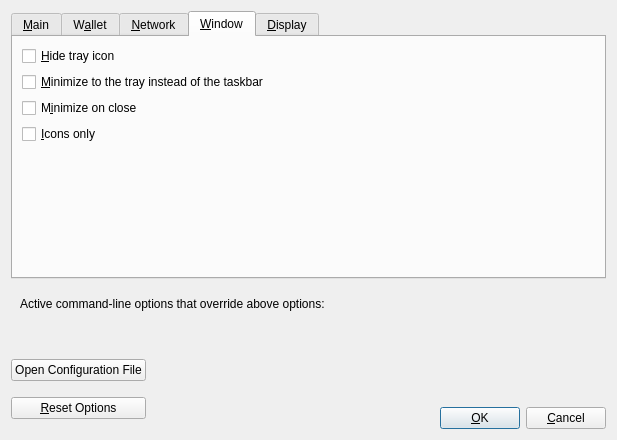
<?xml version="1.0" encoding="UTF-8"?>
<ui version="4.0">
 <class>OptionsDialog</class>
 <widget class="QDialog" name="OptionsDialog">
  <property name="geometry">
   <rect>
    <x>0</x>
    <y>0</y>
    <width>617</width>
    <height>440</height>
   </rect>
  </property>
  <property name="windowTitle">
   <string>Options</string>
  </property>
  <property name="modal">
   <bool>true</bool>
  </property>
  <layout class="QVBoxLayout" name="verticalLayout">
   <item>
    <widget class="QTabWidget" name="tabWidget">
     <property name="currentIndex">
      <number>3</number>
     </property>
     <widget class="QWidget" name="tabMain">
      <attribute name="title">
       <string>&amp;Main</string>
      </attribute>
      <layout class="QVBoxLayout" name="verticalLayout_Main">
       <item>
        <widget class="QCheckBox" name="phicoinAtStartup">
         <property name="toolTip">
          <string>Automatically start %1 after logging in to the system.</string>
         </property>
         <property name="text">
          <string>&amp;Start %1 on system login</string>
         </property>
        </widget>
       </item>
       <item>
        <layout class="QHBoxLayout" name="horizontalLayout_2_Main">
         <item>
          <widget class="QLabel" name="databaseCacheLabel">
           <property name="text">
            <string>Size of &amp;database cache</string>
           </property>
           <property name="textFormat">
            <enum>Qt::PlainText</enum>
           </property>
           <property name="buddy">
            <cstring>databaseCache</cstring>
           </property>
          </widget>
         </item>
         <item>
          <widget class="QSpinBox" name="databaseCache"/>
         </item>
         <item>
          <widget class="QLabel" name="databaseCacheUnitLabel">
           <property name="text">
            <string>MB</string>
           </property>
           <property name="textFormat">
            <enum>Qt::PlainText</enum>
           </property>
          </widget>
         </item>
         <item>
          <spacer name="horizontalSpacer_2_Main">
           <property name="orientation">
            <enum>Qt::Horizontal</enum>
           </property>
           <property name="sizeHint" stdset="0">
            <size>
             <width>40</width>
             <height>20</height>
            </size>
           </property>
          </spacer>
         </item>
        </layout>
       </item>
       <item>
        <layout class="QHBoxLayout" name="horizontalLayout_3_Main">
         <item>
          <widget class="QLabel" name="threadsScriptVerifLabel">
           <property name="text">
            <string>Number of script &amp;verification threads</string>
           </property>
           <property name="textFormat">
            <enum>Qt::PlainText</enum>
           </property>
           <property name="buddy">
            <cstring>threadsScriptVerif</cstring>
           </property>
          </widget>
         </item>
         <item>
          <widget class="QSpinBox" name="threadsScriptVerif">
           <property name="toolTip">
            <string>(0 = auto, &lt;0 = leave that many cores free)</string>
           </property>
          </widget>
         </item>
         <item>
          <spacer name="horizontalSpacer_3_Main">
           <property name="orientation">
            <enum>Qt::Horizontal</enum>
           </property>
           <property name="sizeHint" stdset="0">
            <size>
             <width>40</width>
             <height>20</height>
            </size>
           </property>
          </spacer>
         </item>
        </layout>
       </item>
       <item>
        <spacer name="verticalSpacer_Main">
         <property name="orientation">
          <enum>Qt::Vertical</enum>
         </property>
         <property name="sizeHint" stdset="0">
          <size>
           <width>20</width>
           <height>40</height>
          </size>
         </property>
        </spacer>
       </item>
      </layout>
     </widget>
     <widget class="QWidget" name="tabWallet">
      <attribute name="title">
       <string>W&amp;allet</string>
      </attribute>
      <layout class="QVBoxLayout" name="verticalLayout_Wallet">
       <item>
        <widget class="QGroupBox" name="groupBox">
         <property name="title">
          <string>Expert</string>
         </property>
         <layout class="QVBoxLayout" name="verticalLayout_2">
          <item>
           <widget class="QCheckBox" name="coinControlFeatures">
            <property name="toolTip">
             <string>Whether to show coin control features or not.</string>
            </property>
            <property name="text">
             <string>Enable coin &amp;control features</string>
            </property>
           </widget>
          </item>
          <item>
           <widget class="QCheckBox" name="customFeeFeatures">
            <property name="text">
             <string>Enable fee control features</string>
            </property>
           </widget>
          </item>
          <item>
           <widget class="QCheckBox" name="spendZeroConfChange">
            <property name="toolTip">
             <string>If you disable the spending of unconfirmed change, the change from a transaction cannot be used until that transaction has at least one confirmation. This also affects how your balance is computed.</string>
            </property>
            <property name="text">
             <string>&amp;Spend unconfirmed change</string>
            </property>
           </widget>
          </item>
         </layout>
        </widget>
       </item>
       <item>
        <spacer name="verticalSpacer_Wallet">
         <property name="orientation">
          <enum>Qt::Vertical</enum>
         </property>
         <property name="sizeHint" stdset="0">
          <size>
           <width>20</width>
           <height>40</height>
          </size>
         </property>
        </spacer>
       </item>
      </layout>
     </widget>
     <widget class="QWidget" name="tabNetwork">
      <attribute name="title">
       <string>&amp;Network</string>
      </attribute>
      <layout class="QVBoxLayout" name="verticalLayout_Network">
       <item>
        <widget class="QCheckBox" name="mapPortUpnp">
         <property name="toolTip">
          <string>Automatically open the PHICOIN client port on the router. This only works when your router supports UPnP and it is enabled.</string>
         </property>
         <property name="text">
          <string>Map port using &amp;UPnP</string>
         </property>
        </widget>
       </item>
       <item>
        <widget class="QCheckBox" name="allowIncoming">
         <property name="toolTip">
          <string>Accept connections from outside.</string>
         </property>
         <property name="text">
          <string>Allow incomin&amp;g connections</string>
         </property>
        </widget>
       </item>
       <item>
        <widget class="QCheckBox" name="connectSocks">
         <property name="toolTip">
          <string>Connect to the PHICOIN network through a SOCKS5 proxy.</string>
         </property>
         <property name="text">
          <string>&amp;Connect through SOCKS5 proxy (default proxy):</string>
         </property>
        </widget>
       </item>
       <item>
        <layout class="QHBoxLayout" name="horizontalLayout_1_Network">
         <item>
          <widget class="QLabel" name="proxyIpLabel">
           <property name="text">
            <string>Proxy &amp;IP:</string>
           </property>
           <property name="textFormat">
            <enum>Qt::PlainText</enum>
           </property>
           <property name="buddy">
            <cstring>proxyIp</cstring>
           </property>
          </widget>
         </item>
         <item>
          <widget class="QValidatedLineEdit" name="proxyIp">
           <property name="minimumSize">
            <size>
             <width>140</width>
             <height>0</height>
            </size>
           </property>
           <property name="maximumSize">
            <size>
             <width>140</width>
             <height>16777215</height>
            </size>
           </property>
           <property name="toolTip">
            <string>IP address of the proxy (e.g. IPv4: 127.0.0.1 / IPv6: ::1)</string>
           </property>
          </widget>
         </item>
         <item>
          <widget class="QLabel" name="proxyPortLabel">
           <property name="text">
            <string>&amp;Port:</string>
           </property>
           <property name="textFormat">
            <enum>Qt::PlainText</enum>
           </property>
           <property name="buddy">
            <cstring>proxyPort</cstring>
           </property>
          </widget>
         </item>
         <item>
          <widget class="QLineEdit" name="proxyPort">
           <property name="minimumSize">
            <size>
             <width>55</width>
             <height>0</height>
            </size>
           </property>
           <property name="maximumSize">
            <size>
             <width>55</width>
             <height>16777215</height>
            </size>
           </property>
           <property name="toolTip">
            <string>Port of the proxy (e.g. 9050)</string>
           </property>
          </widget>
         </item>
         <item>
          <spacer name="horizontalSpacer_1_Network">
           <property name="orientation">
            <enum>Qt::Horizontal</enum>
           </property>
           <property name="sizeHint" stdset="0">
            <size>
             <width>40</width>
             <height>20</height>
            </size>
           </property>
          </spacer>
         </item>
        </layout>
       </item>
       <item>
        <layout class="QHBoxLayout" name="horizontalLayout_2_Network">
         <item>
          <widget class="QLabel" name="proxyActiveNets">
           <property name="text">
            <string>Used for reaching peers via:</string>
           </property>
           <property name="textFormat">
            <enum>Qt::PlainText</enum>
           </property>
          </widget>
         </item>
         <item>
          <widget class="QCheckBox" name="proxyReachIPv4">
           <property name="enabled">
            <bool>false</bool>
           </property>
           <property name="toolTip">
            <string>Shows if the supplied default SOCKS5 proxy is used to reach peers via this network type.</string>
           </property>
           <property name="text">
            <string/>
           </property>
          </widget>
         </item>
         <item>
          <widget class="QLabel" name="proxyReachIPv4Label">
           <property name="text">
            <string>IPv4</string>
           </property>
           <property name="textFormat">
            <enum>Qt::PlainText</enum>
           </property>
          </widget>
         </item>
         <item>
          <widget class="QCheckBox" name="proxyReachIPv6">
           <property name="enabled">
            <bool>false</bool>
           </property>
           <property name="toolTip">
            <string>Shows if the supplied default SOCKS5 proxy is used to reach peers via this network type.</string>
           </property>
           <property name="text">
            <string/>
           </property>
          </widget>
         </item>
         <item>
          <widget class="QLabel" name="proxyReachIPv6Label">
           <property name="text">
            <string>IPv6</string>
           </property>
           <property name="textFormat">
            <enum>Qt::PlainText</enum>
           </property>
          </widget>
         </item>
         <item>
          <widget class="QCheckBox" name="proxyReachTor">
           <property name="enabled">
            <bool>false</bool>
           </property>
           <property name="toolTip">
            <string>Shows if the supplied default SOCKS5 proxy is used to reach peers via this network type.</string>
           </property>
           <property name="text">
            <string/>
           </property>
          </widget>
         </item>
         <item>
          <widget class="QLabel" name="proxyReachTorLabel">
           <property name="text">
            <string>Tor</string>
           </property>
           <property name="textFormat">
            <enum>Qt::PlainText</enum>
           </property>
          </widget>
         </item>
         <item>
          <spacer name="horizontalSpacer_2_Network">
           <property name="orientation">
            <enum>Qt::Horizontal</enum>
           </property>
           <property name="sizeHint" stdset="0">
            <size>
             <width>40</width>
             <height>20</height>
            </size>
           </property>
          </spacer>
         </item>
        </layout>
       </item>
       <item>
        <widget class="QCheckBox" name="connectSocksTor">
         <property name="toolTip">
          <string>Connect to the PHICOIN network through a separate SOCKS5 proxy for Tor hidden services.</string>
         </property>
         <property name="text">
          <string>Use separate SOCKS&amp;5 proxy to reach peers via Tor hidden services:</string>
         </property>
        </widget>
       </item>
       <item>
        <layout class="QHBoxLayout" name="horizontalLayout_3_Network">
         <item>
          <widget class="QLabel" name="proxyIpTorLabel">
           <property name="text">
            <string>Proxy &amp;IP:</string>
           </property>
           <property name="textFormat">
            <enum>Qt::PlainText</enum>
           </property>
           <property name="buddy">
            <cstring>proxyIpTor</cstring>
           </property>
          </widget>
         </item>
         <item>
          <widget class="QValidatedLineEdit" name="proxyIpTor">
           <property name="minimumSize">
            <size>
             <width>140</width>
             <height>0</height>
            </size>
           </property>
           <property name="maximumSize">
            <size>
             <width>140</width>
             <height>16777215</height>
            </size>
           </property>
           <property name="toolTip">
            <string>IP address of the proxy (e.g. IPv4: 127.0.0.1 / IPv6: ::1)</string>
           </property>
          </widget>
         </item>
         <item>
          <widget class="QLabel" name="proxyPortTorLabel">
           <property name="text">
            <string>&amp;Port:</string>
           </property>
           <property name="textFormat">
            <enum>Qt::PlainText</enum>
           </property>
           <property name="buddy">
            <cstring>proxyPortTor</cstring>
           </property>
          </widget>
         </item>
         <item>
          <widget class="QLineEdit" name="proxyPortTor">
           <property name="minimumSize">
            <size>
             <width>55</width>
             <height>0</height>
            </size>
           </property>
           <property name="maximumSize">
            <size>
             <width>55</width>
             <height>16777215</height>
            </size>
           </property>
           <property name="toolTip">
            <string>Port of the proxy (e.g. 9050)</string>
           </property>
          </widget>
         </item>
         <item>
          <spacer name="horizontalSpacer_4_Network">
           <property name="orientation">
            <enum>Qt::Horizontal</enum>
           </property>
           <property name="sizeHint" stdset="0">
            <size>
             <width>40</width>
             <height>20</height>
            </size>
           </property>
          </spacer>
         </item>
        </layout>
       </item>
       <item>
        <spacer name="verticalSpacer_Network">
         <property name="orientation">
          <enum>Qt::Vertical</enum>
         </property>
         <property name="sizeHint" stdset="0">
          <size>
           <width>20</width>
           <height>40</height>
          </size>
         </property>
        </spacer>
       </item>
      </layout>
     </widget>
     <widget class="QWidget" name="tabWindow">
      <attribute name="title">
       <string>&amp;Window</string>
      </attribute>
      <layout class="QVBoxLayout" name="verticalLayout_Window">
       <item>
        <widget class="QCheckBox" name="hideTrayIcon">
         <property name="toolTip">
          <string>Hide the icon from the system tray.</string>
         </property>
         <property name="text">
          <string>&amp;Hide tray icon</string>
         </property>
        </widget>
       </item>
       <item>
        <widget class="QCheckBox" name="minimizeToTray">
         <property name="toolTip">
          <string>Show only a tray icon after minimizing the window.</string>
         </property>
         <property name="text">
          <string>&amp;Minimize to the tray instead of the taskbar</string>
         </property>
        </widget>
       </item>
       <item>
        <widget class="QCheckBox" name="minimizeOnClose">
         <property name="toolTip">
          <string>Minimize instead of exit the application when the window is closed. When this option is enabled, the application will be closed only after selecting Exit in the menu.</string>
         </property>
         <property name="text">
          <string>M&amp;inimize on close</string>
         </property>
        </widget>
       </item>
       <item>
        <widget class="QCheckBox" name="toolbarIconsOnly">
         <property name="statusTip">
          <string>Only show toolbar icons. No text.</string>
         </property>
         <property name="text">
          <string>&amp;Icons only</string>
         </property>
        </widget>
       </item>
       <item>
        <spacer name="verticalSpacer_Window">
         <property name="orientation">
          <enum>Qt::Vertical</enum>
         </property>
         <property name="sizeHint" stdset="0">
          <size>
           <width>20</width>
           <height>40</height>
          </size>
         </property>
        </spacer>
       </item>
      </layout>
     </widget>
     <widget class="QWidget" name="tabDisplay">
      <attribute name="title">
       <string>&amp;Display</string>
      </attribute>
      <layout class="QVBoxLayout" name="verticalLayout_Display">
       <item>
        <layout class="QHBoxLayout" name="horizontalLayout_1_Display">
         <item>
          <widget class="QLabel" name="langLabel">
           <property name="text">
            <string>User Interface &amp;language:</string>
           </property>
           <property name="textFormat">
            <enum>Qt::PlainText</enum>
           </property>
           <property name="buddy">
            <cstring>lang</cstring>
           </property>
          </widget>
         </item>
         <item>
          <widget class="QValueComboBox" name="lang">
           <property name="toolTip">
            <string>The user interface language can be set here. This setting will take effect after restarting %1.</string>
           </property>
          </widget>
         </item>
        </layout>
       </item>
       <item>
        <layout class="QHBoxLayout" name="horizontalLayout_2_Display">
         <item>
          <widget class="QLabel" name="unitLabel">
           <property name="text">
            <string>&amp;Unit to show amounts in:</string>
           </property>
           <property name="textFormat">
            <enum>Qt::PlainText</enum>
           </property>
           <property name="buddy">
            <cstring>unit</cstring>
           </property>
          </widget>
         </item>
         <item>
          <widget class="QValueComboBox" name="unit">
           <property name="toolTip">
            <string>Choose the default subdivision unit to show in the interface and when sending coins.</string>
           </property>
          </widget>
         </item>
        </layout>
       </item>
       <item>
        <layout class="QHBoxLayout" name="horizontalLayout_DisplayCurrency">
         <item>
          <widget class="QLabel" name="currencyUnitIndexLabel">
           <property name="text">
            <string>&amp;Currency Unit:</string>
           </property>
           <property name="textFormat">
            <enum>Qt::PlainText</enum>
           </property>
           <property name="buddy">
            <cstring>currencyUnitIndex</cstring>
           </property>
          </widget>
         </item>
         <item>
          <widget class="QValueComboBox" name="currencyUnitIndex">
           <property name="toolTip">
            <string>Choose which currency to display the realtime value of PHI in (ie: BTC/PHI).</string>
           </property>
          </widget>
         </item>
        </layout>
       </item>
       <item>
        <layout class="QHBoxLayout" name="horizontalLayout_3_Display">
         <item>
          <widget class="QLabel" name="thirdPartyTxUrlsLabel">
           <property name="toolTip">
            <string>Third party URLs (e.g. a block explorer) that appear in the transactions tab as context menu items. %s in the URL is replaced by transaction hash. Multiple URLs are separated by vertical bar |.</string>
           </property>
           <property name="text">
            <string>&amp;Third party transaction URLs</string>
           </property>
           <property name="buddy">
            <cstring>thirdPartyTxUrls</cstring>
           </property>
          </widget>
         </item>
         <item>
          <widget class="QLineEdit" name="thirdPartyTxUrls">
           <property name="toolTip">
            <string>Third party URLs (e.g. a block explorer) that appear in the transactions tab as context menu items. %s in the URL is replaced by transaction hash. Multiple URLs are separated by vertical bar |.</string>
           </property>
          </widget>
         </item>
         <item>
          <widget class="QPushButton" name="thirdPartyTxUrlsReset">
           <property name="text">
            <string>Reset</string>
           </property>
          </widget>
         </item>
        </layout>
       </item>
       <item>
        <layout class="QHBoxLayout" name="horizontalLayout_4_Display" stretch="0,0,0">
         <item>
          <widget class="QLabel" name="ipfsUrlLabel">
           <property name="toolTip">
            <string>Third party URL for IPFS-viewer. %s in the URL is replaced by IPFS hash.</string>
           </property>
           <property name="text">
            <string>IPFS Viewer URL</string>
           </property>
          </widget>
         </item>
         <item>
          <widget class="QLineEdit" name="ipfsUrl">
           <property name="toolTip">
            <string>Third party URL for IPFS-viewer. %s in the URL is replaced by IPFS hash.</string>
           </property>
          </widget>
         </item>
         <item>
          <widget class="QPushButton" name="ipfsUrlReset">
           <property name="text">
            <string>Reset</string>
           </property>
          </widget>
         </item>
        </layout>
       </item>
       <item>
        <widget class="QCheckBox" name="darkModeCheckBox">
         <property name="text">
          <string>Enable Dark Mode</string>
         </property>
         <property name="checked">
          <bool>true</bool>
         </property>
        </widget>
       </item>
       <item>
        <spacer name="verticalSpacer_Display">
         <property name="orientation">
          <enum>Qt::Vertical</enum>
         </property>
         <property name="sizeHint" stdset="0">
          <size>
           <width>20</width>
           <height>40</height>
          </size>
         </property>
        </spacer>
       </item>
      </layout>
     </widget>
    </widget>
   </item>
   <item>
    <widget class="QFrame" name="frame">
     <layout class="QVBoxLayout" name="verticalLayout_Bottom">
      <item>
       <layout class="QHBoxLayout" name="horizontalLayout_Bottom">
        <item>
         <widget class="QLabel" name="overriddenByCommandLineInfoLabel">
          <property name="text">
           <string>Active command-line options that override above options:</string>
          </property>
          <property name="textFormat">
           <enum>Qt::PlainText</enum>
          </property>
         </widget>
        </item>
        <item>
         <spacer name="horizontalSpacer_Bottom">
          <property name="orientation">
           <enum>Qt::Horizontal</enum>
          </property>
          <property name="sizeHint" stdset="0">
           <size>
            <width>40</width>
            <height>20</height>
           </size>
          </property>
         </spacer>
        </item>
       </layout>
      </item>
      <item>
       <widget class="QLabel" name="overriddenByCommandLineLabel">
        <property name="text">
         <string/>
        </property>
        <property name="textFormat">
         <enum>Qt::PlainText</enum>
        </property>
        <property name="wordWrap">
         <bool>true</bool>
        </property>
       </widget>
      </item>
     </layout>
    </widget>
   </item>
   <item>
    <layout class="QHBoxLayout" name="horizontalLayout_Buttons">
     <item>
      <layout class="QVBoxLayout" name="verticalLayout_Buttons">
       <item>
        <widget class="QPushButton" name="openPHICOINConfButton">
         <property name="toolTip">
          <string>Open the %1 configuration file from the working directory.</string>
         </property>
         <property name="text">
          <string>Open Configuration File</string>
         </property>
         <property name="autoDefault">
          <bool>false</bool>
         </property>
        </widget>
       </item>
       <item>
        <widget class="QPushButton" name="resetButton">
         <property name="toolTip">
          <string>Reset all client options to default.</string>
         </property>
         <property name="text">
          <string>&amp;Reset Options</string>
         </property>
         <property name="autoDefault">
          <bool>false</bool>
         </property>
        </widget>
       </item>
      </layout>
     </item>
     <item>
      <spacer name="horizontalSpacer_1">
       <property name="orientation">
        <enum>Qt::Horizontal</enum>
       </property>
       <property name="sizeHint" stdset="0">
        <size>
         <width>40</width>
         <height>48</height>
        </size>
       </property>
      </spacer>
     </item>
     <item>
      <widget class="QLabel" name="statusLabel">
       <property name="minimumSize">
        <size>
         <width>200</width>
         <height>0</height>
        </size>
       </property>
       <property name="font">
        <font>
         <weight>75</weight>
         <bold>true</bold>
        </font>
       </property>
       <property name="text">
        <string/>
       </property>
       <property name="textFormat">
        <enum>Qt::PlainText</enum>
       </property>
       <property name="wordWrap">
        <bool>true</bool>
       </property>
      </widget>
     </item>
     <item>
      <spacer name="horizontalSpacer_2">
       <property name="orientation">
        <enum>Qt::Horizontal</enum>
       </property>
       <property name="sizeHint" stdset="0">
        <size>
         <width>40</width>
         <height>48</height>
        </size>
       </property>
      </spacer>
     </item>
     <item>
      <layout class="QVBoxLayout" name="verticalLayout_4">
       <item>
        <spacer name="verticalSpacer">
         <property name="orientation">
          <enum>Qt::Vertical</enum>
         </property>
         <property name="sizeHint" stdset="0">
          <size>
           <width>20</width>
           <height>40</height>
          </size>
         </property>
        </spacer>
       </item>
       <item>
        <layout class="QHBoxLayout" name="horizontalLayout">
         <item>
          <widget class="QPushButton" name="okButton">
           <property name="text">
            <string>&amp;OK</string>
           </property>
           <property name="autoDefault">
            <bool>false</bool>
           </property>
           <property name="default">
            <bool>true</bool>
           </property>
          </widget>
         </item>
         <item>
          <widget class="QPushButton" name="cancelButton">
           <property name="text">
            <string>&amp;Cancel</string>
           </property>
           <property name="autoDefault">
            <bool>false</bool>
           </property>
          </widget>
         </item>
        </layout>
       </item>
      </layout>
     </item>
    </layout>
   </item>
  </layout>
 </widget>
 <customwidgets>
  <customwidget>
   <class>QValidatedLineEdit</class>
   <extends>QLineEdit</extends>
   <header>qvalidatedlineedit.h</header>
  </customwidget>
  <customwidget>
   <class>QValueComboBox</class>
   <extends>QComboBox</extends>
   <header>qvaluecombobox.h</header>
  </customwidget>
 </customwidgets>
 <resources/>
 <connections/>
</ui>
